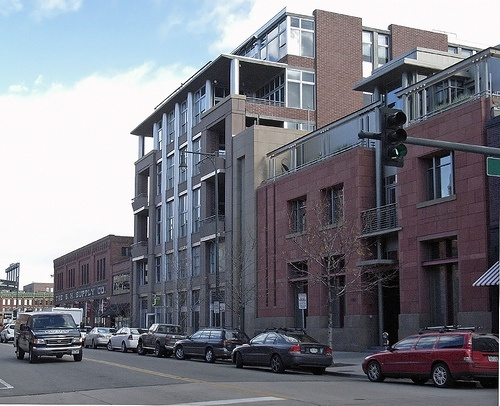
#> input picture imgs/traffic.jpg, 500 x 406 px; its folder holds only this picture in this run
$ python client.py
#> lines starting #> are read from the running program, lines starting #| are printed output that depends on the picture
import socket
import os
import os.path as osp
import cv2
import time
import argparse
import numpy as np
HOST = '10.150.21.160'
PORT = 1111
TRANSFER_SIZE = 1024

images = 'imgs'
det = 'det_cloud'

def arg_parse():

    parser = argparse.ArgumentParser()

    parser.add_argument("--reso", dest = 'reso', default = 416 ,type = int)

    return parser.parse_args()

# loading images_

args = arg_parse()

try:
    imlist = [osp.join(osp.realpath('.'), images, img) for img in os.listdir(images) if
              os.path.splitext(img)[1] == '.png' or os.path.splitext(img)[1] == '.jpeg' or os.path.splitext(img)[
                  1] == '.jpg']
except NotADirectoryError:
    imlist = []
    imlist.append(osp.join(osp.realpath('.'), images))
except FileNotFoundError:
    print("No file or directory with the name {}".format(images))
    exit()

if not os.path.exists(det):
    os.makedirs(det)

transfer_data = []

for i in range(len(imlist)):
    oriimg = cv2.imread(imlist[i])
#> oriimg is the input picture: shape (406, 500, 3); mean B, G, R 132.6, 123.8, 122.4
    reshaped = np.resize(oriimg,(args.reso, args.reso,3))
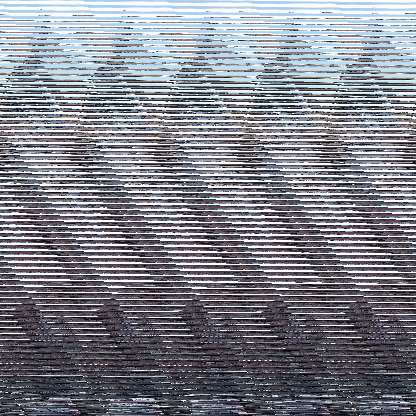
#> reshaped: shape (416, 416, 3); mean B, G, R 139.1, 130, 128.1
    transfer_data.append(reshaped)
#transfer_data.append(oriimg)


#> (the run stopped early here; a loop or call above may not have finished)
